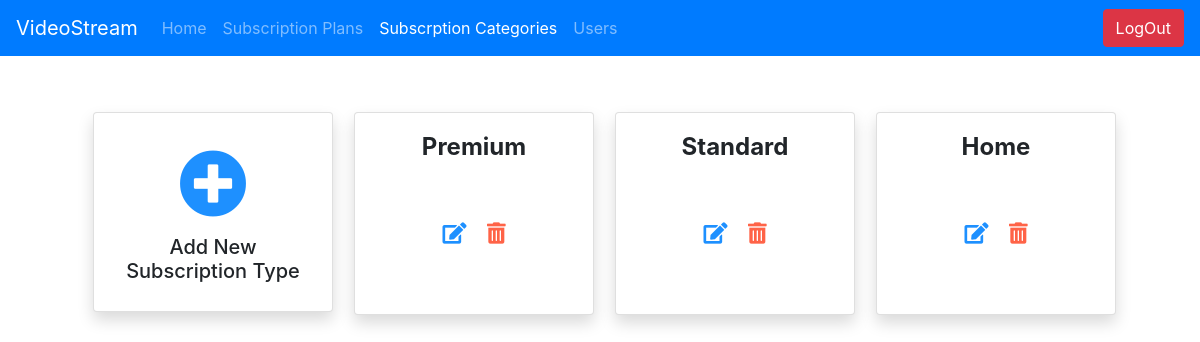
The page /video_stream_admin/subscription_type_list/ (signed in) on the database its author committed.
### video_stream_app/models.py (models this page shows, shortened)
class SubscriptionType(models.Model):
    id = models.AutoField(primary_key=True)
    type_name = models.CharField(
        max_length=50, blank=False, null=False, unique=True)

### video_stream_app/views.py (the view)
# urls.py: path('video_stream_admin/subscription_type_list/', views.subscription_type_list,
@login_required(login_url='/video_stream_admin/')
def subscription_type_list(request):
    return render(request, 'video_stream_app/subscription_type.html',
                  {
                      'subscription_type_lst': models.SubscriptionType.objects.all(),
                      'title': 'Available Plans',
                      'is_logged_in': request.user.is_authenticated,
                      'subscription_types': 'active',
                      'admin': True
                  })

### video_stream_app/templates/video_stream_app/subscription_type.html (shortened to what this page needs)
{% extends 'video_stream_app/base.html' %}
{% load static %}
{% block content %}
    <div class="container">
        <div class="m-5 text-center">
            <div class="row">
                <div class="col-md-3 my-2">
                    <div class="card shadow" style="width: 15rem;">
                        <div class="card-body">
                            <a href="/video_stream_admin/subscription_type/add/">
                                <span style="font-size: 68px; color: Dodgerblue;">
                                    <i class="fas fa-plus-circle"></i>
                                </span>
                            </a>
                            <h5> Add New Subscription Type</h5>
                        </div>
                    </div>
                </div>
                {% for subscription_type in subscription_type_lst %}
                    <div class="col-md-3 my-2">
                        <div class="card shadow" style="width: 15rem;">
                            <div class="card-body">
                                <h4 class="card-title"> <strong>{{ subscription_type.type_name}}</strong></h4>
                                <div class="py-5">
                                    <a href="/video_stream_admin/subscription_type/edit__{{ subscription_type.pk }}/">
                                        <span style="color: Dodgerblue;" class="pr-2">
                                            <i class="fas fa-edit fa-lg"></i>
                                        </span>
                                    </a>
                                    <a href="/video_stream_admin/subscription_type/delete__{{ subscription_type.pk }}/">
                                        <span style="color: tomato;" class="pl-2">
                                            <i class="fas fa-trash-alt fa-lg"></i>
                                        </span>
                                    </a>
                                </div>
                            </div>
                        </div>
                    </div>
                {% endfor %}
            </div>
        </div>
    </div>
{% endblock %}

### rows shown on the page
SubscriptionType: type_name "Premium"
SubscriptionType: type_name "Standard"
SubscriptionType: type_name "Home"
